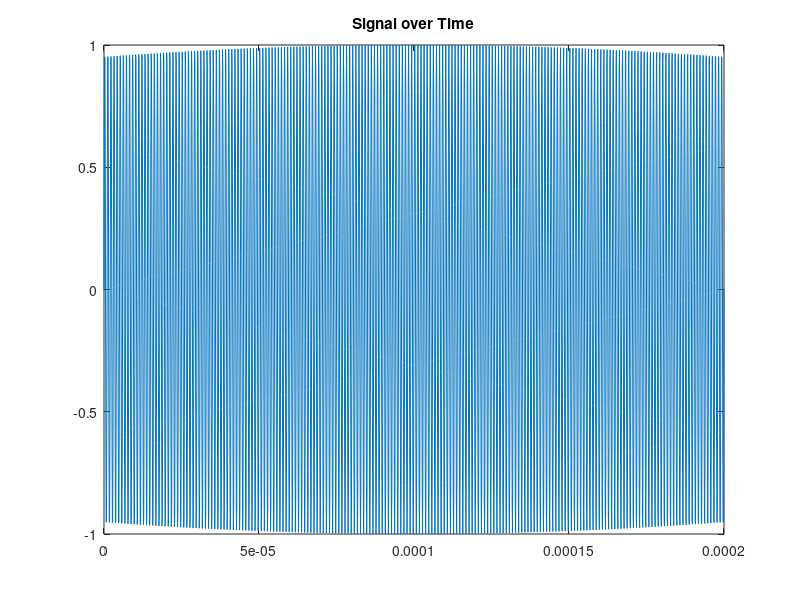
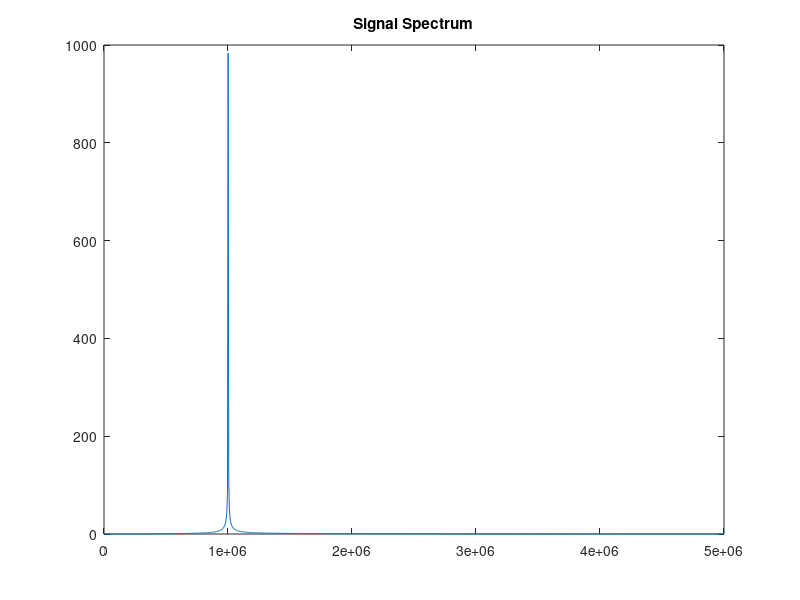
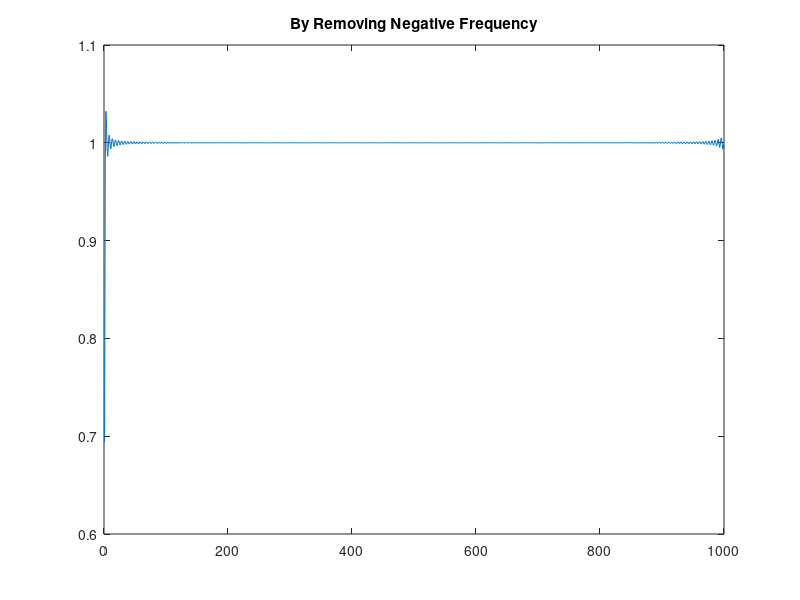
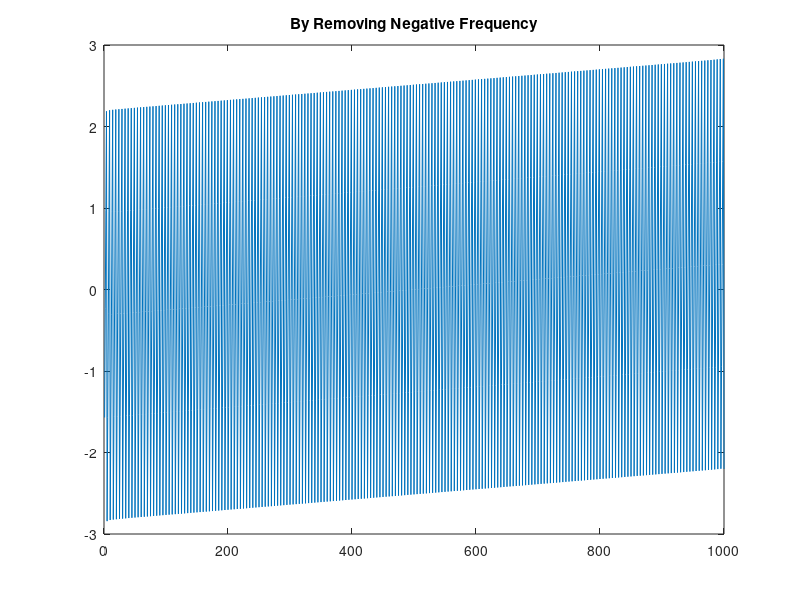

The MATLAB source for these figures, in order: (Note: this script raises an error after producing the figures.)
clear; close all;

freq_sample = 10*1e6;    % --- Hz
T_duration  = 0.2*1e-3;  % --- s
Np          = T_duration*freq_sample;
f           = 1e6;       % --- Hz

Ts = linspace(0,T_duration,Np);
fs = linspace(0,freq_sample/2,Np/2);

Sig = sin( 2*pi*f*Ts );
figure; plot(Ts,Sig); title('Signal over Time');


%% iFFT On Positive Frequence
fSig = fftshift( fft(Sig) );
figure; plot( fs,abs( fSig(Np/2+1:end) ) ); title('Signal Spectrum');
fSigP               = fSig;
fSigP(1:(end/2))    = [];
SigC               = ifft( fSigP ); % in complex
figure; plot( abs(SigC) ); title('By Removing Negative Frequency');
figure; plot( angle(SigC) ); title('By Removing Negative Frequency');

%% Short-Time Fourier Analysis
%{
SigSpec = spectrogram(Sig,200,100,2048);
figure; imagesc( abs(SigSpec(2:end,:)) ); colormap('Gray');
figure; plot( abs( SigSpec(:,1) ) );
%}

%% Hilbert Transform

HbSig = hilbert(Sig);
figure; plot( Ts,unwrap( atan2(imag(HbSig),real(HbSig)) ) ); title('By Hilbert Transfrom');
figure; plot( diff( unwrap( atan2(imag(HbSig),real(HbSig))) ) );
axis([-inf inf 0 pi]);

%% Hilbert-Huang Transform
[imf_sig,residual_sig]  = emd(Sig);
hs_sig  = hht(imf_sig,freq_sample);
